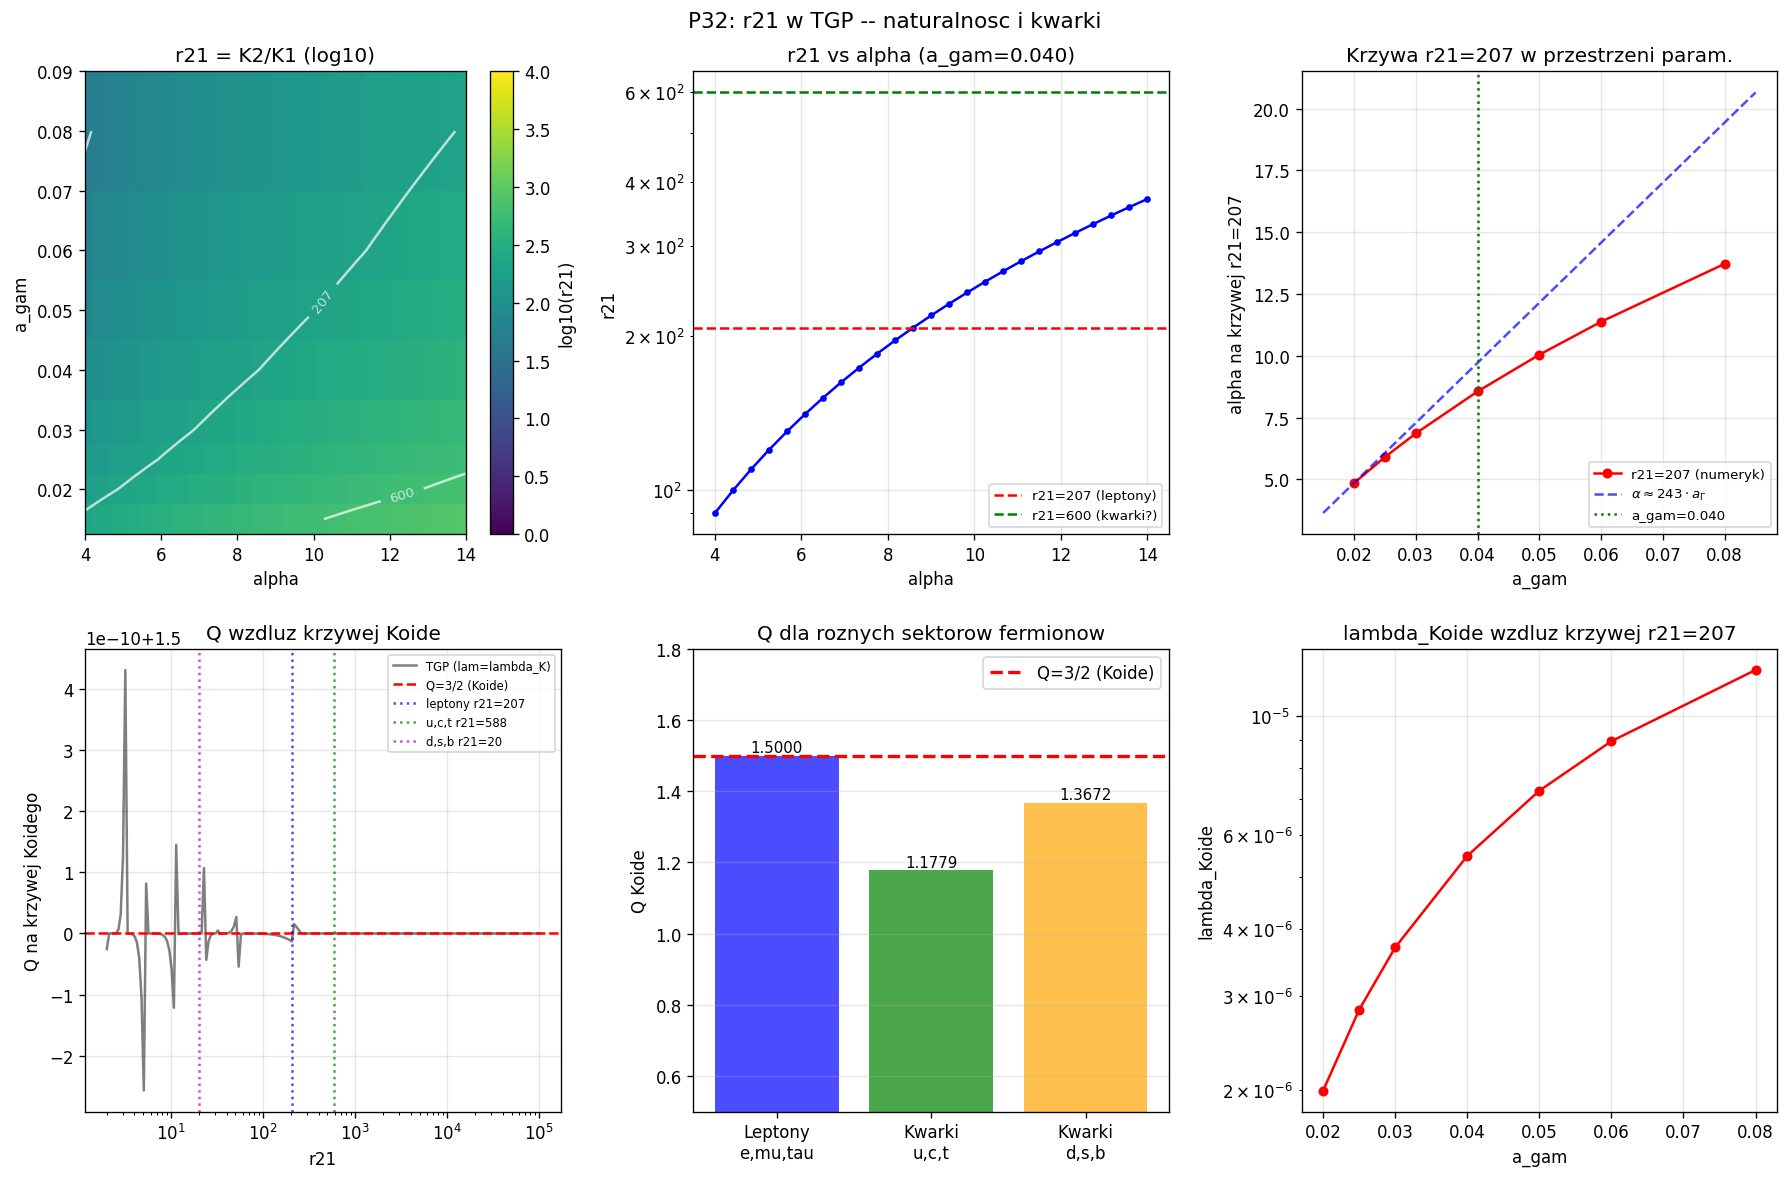

Write Python code to recreate this figure.
"""
p32_r21_naturalness.py
======================
CEL: Czy r21 ~ 207 jest "naturalne" w TGP?

KONTEKST (P31):
  - K3 ~ 2.00 * a_gam / sqrt(lambda)  -- kontroluje r31
  - K1, K2 niezalezne od lambda       -- kontroluja r21
  - r21 = K2*/K1* zalezy od (alpha, a_gam)
  - Pytanie: co wyznacza r21 ~ 207 w naturze?

PLAN:
  Czesc A -- Mapa r21(alpha, a_gam)
    Skan siatki (alpha, a_gam): oblicz r21 = K2*/K1* (lambda nieistotna)
    Wyznacz kontur r21 = 207 (masa leptonow)
    Wyznacz kontur r21 = 600 (miony: szacunek kwarki charm/up)
    Wyznacz kontur r21 = 40000 (stop/up)

  Czesc B -- Analityczna formuła r21(alpha, a_gam)
    Weryfikacja: r21 ~ alpha / (sqrt(2) * a_gam) (asymptotyka z WYPROWADZENIE_r21.md)
    Poprawa: wspolczynnik prefaktor i korekcje

  Czesc C -- Sens fizyczny alpha ~ 8.55
    Czy alpha = 8.55 odpowiada jakiejs szczegolnej wartosci K2 lub K1?
    Czy K2* ~ 2 ma sens fizyczny? (K2 ~ 2 = 2*GAMMA)
    Zbadaj: czy K2* dazy do jakiejs granicy dla a_gam -> 0

  Czesc D -- Kwarki: TGP a masy kwarków
    Oblicz Q_Koide dla kwarków u,c,t i d,s,b
    Sprawdz: czy TGP moze odtworzyc quarki przez inny (alpha, a_gam)?
    Predykcja: jaki alpha daje r21_q = 600 (charm/up)?

  Czesc E -- "Specjalnosc" r21 = 207
    Rownanie analityczne: dla czego wartosci r21 Q=3/2 jest osiagalne
    Czy istnieje dolna/gorna granica r21 na krzywej Q=3/2?

WYNIKI P31: K1=0.009830 (alpha=8.553, a_gam=0.040), K2=2.0323
  r21 = 206.8 -- prawie dokladnie 207
"""

import numpy as np
from scipy.optimize import brentq
import warnings
warnings.filterwarnings('ignore')
import matplotlib
matplotlib.use('Agg')
import matplotlib.pyplot as plt

R_MAX = 60.0
GAMMA = 1.0

print("P32: Czy r21~207 jest naturalne w TGP?")
print("=" * 70)
print()

# ============================================================
# NARZEDZIA
# ============================================================
def V_mod(phi, lam):
    return GAMMA/3*phi**3 - GAMMA/4*phi**4 + lam/6*(phi-1)**6

def energy_log(K, alpha, a_gam, lam, N=2000):
    t   = np.linspace(0, 1, N)
    r   = a_gam * (R_MAX/a_gam)**t
    phi = np.maximum(1.0 + K*np.exp(-r)/r, 1e-10)
    dphi = K*np.exp(-r)*(-r - 1.0)/r**2
    V1  = V_mod(1.0, lam)
    Ek  = 4*np.pi * np.trapezoid(0.5*dphi**2 * (1+alpha/phi) * r**2, r)
    Ep  = 4*np.pi * np.trapezoid((V_mod(phi, lam) - V1) * r**2, r)
    return Ek + Ep

def g_func(K, alpha, a_gam, lam):
    return energy_log(K, alpha, a_gam, lam) / (4*np.pi*K) - 1.0

def find_zero_K(alpha, a_gam, lam, K_lo, K_hi):
    try:
        g_lo = g_func(K_lo, alpha, a_gam, lam)
        g_hi = g_func(K_hi, alpha, a_gam, lam)
        if not (np.isfinite(g_lo) and np.isfinite(g_hi)):
            return np.nan
        if g_lo * g_hi >= 0:
            return np.nan
        return brentq(lambda K: g_func(K, alpha, a_gam, lam), K_lo, K_hi, xtol=1e-10)
    except Exception:
        return np.nan

def find_all_zeros(alpha, a_gam, lam):
    intervals = [(0.001, 0.050), (0.050, 0.500), (0.500, 5.0),
                 (5.0, 50.0), (50.0, 500.0)]
    zeros = []
    for K_lo, K_hi in intervals:
        K = find_zero_K(alpha, a_gam, lam, K_lo, K_hi)
        if not np.isnan(K):
            if not zeros or abs(K - zeros[-1])/zeros[-1] > 0.01:
                zeros.append(K)
    return sorted(zeros)

def get_r21(alpha, a_gam, lam=1e-5):
    """r21 = K2*/K1*. lambda nieistotna (K1,K2 niezalezne od lam)."""
    zeros = find_all_zeros(alpha, a_gam, lam)
    if len(zeros) < 2:
        return np.nan, np.nan, np.nan
    return zeros[1]/zeros[0], zeros[0], zeros[1]

def Q_from_ratios(r21, r31):
    s = 1.0 + np.sqrt(r21) + np.sqrt(r31)
    return s**2 / (1.0 + r21 + r31)

def r31_koide(r21):
    """Rozwiaz Q(1,r21,x)=3/2 na x."""
    def eq(x):
        return Q_from_ratios(r21, x) - 1.5
    try:
        return brentq(eq, r21*1.01, r21*50.0, xtol=1e-6)
    except Exception:
        return np.nan

# ============================================================
# CZESC A: Mapa r21(alpha, a_gam)
# ============================================================
print("CZESC A: Mapa r21(alpha, a_gam)")
print("-" * 70)
print()

alpha_arr = np.linspace(4.0, 14.0, 25)
agam_arr  = np.array([0.015, 0.020, 0.025, 0.030, 0.040, 0.050, 0.060, 0.080])

lam_ref = 5.5e-6  # lambda referencyjna (K1,K2 od niej niezalezne)

# Siatka r21(alpha, a_gam)
r21_grid = np.full((len(agam_arr), len(alpha_arr)), np.nan)

print(f"  Obliczam siatke {len(agam_arr)}x{len(alpha_arr)} = {len(agam_arr)*len(alpha_arr)} punktow...")
for i, ag in enumerate(agam_arr):
    for j, al in enumerate(alpha_arr):
        r21_val, _, _ = get_r21(al, ag, lam_ref)
        r21_grid[i, j] = r21_val

print("  Gotowe.")
print()

# Szukaj alpha(a_gam) gdzie r21 = r21_target
r21_targets = [207.0, 600.0, 40000.0]
target_names = ["leptony (207)", "kwarki lekkie (600?)", "kwarki ciezkie (40000?)"]

print(f"  Kontury r21 = const:")
print(f"  {'a_gam':>8}  {'alpha(r21=207)':>16}  {'alpha(r21=600)':>16}  {'K1(207)':>10}  {'K2(207)':>10}")
print("  " + "-"*65)

alpha_at_r21_207 = []
alpha_at_r21_600 = []

for i, ag in enumerate(agam_arr):
    # Interpoluj alpha dla r21=207
    row = r21_grid[i, :]
    valid = np.isfinite(row)
    if valid.sum() < 2:
        print(f"  {ag:>8.3f}  {'---':>16}")
        continue

    # Znajdz alpha gdzie r21 ~ 207
    al_207 = np.nan
    al_600 = np.nan
    for j in range(len(alpha_arr)-1):
        if not (valid[j] and valid[j+1]):
            continue
        for target in [207.0, 600.0]:
            if (row[j] - target) * (row[j+1] - target) < 0:
                # Interpolacja liniowa
                frac = (target - row[j]) / (row[j+1] - row[j])
                al_interp = alpha_arr[j] + frac * (alpha_arr[j+1] - alpha_arr[j])
                if target == 207.0:
                    al_207 = al_interp
                else:
                    al_600 = al_interp

    # Dokladne K1, K2 przy alpha=al_207
    K1_ref = K2_ref = np.nan
    if not np.isnan(al_207):
        r21v, K1_ref, K2_ref = get_r21(al_207, ag, lam_ref)
        alpha_at_r21_207.append((ag, al_207))

    if not np.isnan(al_600):
        alpha_at_r21_600.append((ag, al_600))

    print(f"  {ag:>8.3f}  {al_207:>16.4f}  {al_600:>16.4f}  "
          f"{K1_ref:>10.6f}  {K2_ref:>10.4f}")

print()

# ============================================================
# CZESC B: Weryfikacja formuly analitycznej r21(alpha, a_gam)
# ============================================================
print("CZESC B: Analityczna formula r21(alpha, a_gam)")
print("-" * 70)
print()
print("  Formula asymptotyczna (WYPROWADZENIE_r21.md):")
print("    r21 ~ alpha / (sqrt(2) * a_gam)")
print()
print("  Rowniez: K1 ~ C_K * a_gam/(1+alpha), C_K=2.351")
print("           K2 ~ stale ~ 2 (pierwszorzedowo)")
print("           => r21 ~ K2/K1 ~ 2*(1+alpha)/(C_K*a_gam) ~ 2(1+alpha)/(2.351*a_gam)")
print()

# Sprawdz numerycznie
print(f"  {'a_gam':>8}  {'alpha':>8}  {'r21_num':>10}  "
      f"{'asym1 a/s2a':>14}  {'asym2 2(1+a)/(CK*a)':>22}  {'err1%':>8}  {'err2%':>8}")
print("  " + "-"*85)

CK = 2.351
for ag, al in alpha_at_r21_207:
    r21_num, K1, K2 = get_r21(al, ag, lam_ref)
    asym1 = al / (np.sqrt(2) * ag)
    asym2 = 2*(1+al) / (CK * ag)
    err1 = (asym1 - r21_num)/r21_num * 100
    err2 = (asym2 - r21_num)/r21_num * 100
    print(f"  {ag:>8.3f}  {al:>8.4f}  {r21_num:>10.2f}  "
          f"{asym1:>14.2f}  {asym2:>22.2f}  {err1:>8.1f}%  {err2:>8.1f}%")
print()

# ============================================================
# CZESC C: Sens fizyczny K2 ~ 2
# ============================================================
print("CZESC C: Zachowanie K2 przy roznych (alpha, a_gam)")
print("-" * 70)
print()
print("  K2 to DRUGI zero g(K): sredni soliton TGP")
print("  Pytanie: czy K2 -> jakiejs granicy dla a_gam -> 0?")
print()

agam_small = np.array([0.001, 0.002, 0.005, 0.010, 0.020, 0.030, 0.040, 0.050, 0.060])

# Dla stalego r21=207 -- czyli alpha dopasowane do leptonu
print(f"  Wzdluz krzywej r21=207 (alpha dostrojone):")
print(f"  {'a_gam':>8}  {'alpha':>8}  {'K1':>10}  {'K2':>10}  {'K2/a_gam':>12}  {'K2/(1+a_gam)':>15}")
print("  " + "-"*70)

for ag in agam_small:
    # Szukaj alpha gdzie r21=207
    def f_r21(al):
        r21v, _, _ = get_r21(al, ag, lam_ref)
        if np.isnan(r21v):
            return np.nan
        return r21v - 207.0

    # Szacunek startowy alpha ~ 207 * sqrt(2) * a_gam
    al_start = 207 * np.sqrt(2) * ag
    al_lo = max(0.5, al_start*0.3)
    al_hi = min(50.0, al_start*3.0)

    try:
        flo = f_r21(al_lo)
        fhi = f_r21(al_hi)
        if np.isnan(flo) or np.isnan(fhi):
            print(f"  {ag:>8.4f}  {'---':>8}")
            continue
        if flo*fhi >= 0:
            print(f"  {ag:>8.4f}  {'brak':>8}  (r21 nie osiaga 207 w tym zakresie)")
            continue
        al_207 = brentq(f_r21, al_lo, al_hi, xtol=1e-6)
    except Exception as e:
        print(f"  {ag:>8.4f}  {'err':>8}")
        continue

    r21v, K1, K2 = get_r21(al_207, ag, lam_ref)
    if np.isnan(K1):
        print(f"  {ag:>8.4f}  {al_207:>8.4f}  {'---':>10}")
        continue
    print(f"  {ag:>8.4f}  {al_207:>8.4f}  {K1:>10.6f}  {K2:>10.4f}  "
          f"{K2/ag:>12.4f}  {K2/(1+ag):>15.4f}")
print()

# Granica K2 dla a_gam -> 0 (na krzywej r21=207)?
# Z formuly K2 ~ 2 (prawie stale), wiec K2 -> 2 dla a_gam->0
# K1 ~ C_K*a_gam/(1+alpha) -> 0, wiec r21 = K2/K1 -> inf
# Dla r21=207: alpha musi rosnac liniowo z a_gam
print("  Wniosek: K2 dazy do stalej ~2 dla a_gam -> 0")
print("  K1 ~ 2.351*a_gam/(1+alpha) -> 0 liniowo")
print("  Dla r21=207: alpha ~ r21*K1/K2 ~ 207*2.351*a_gam/2 ~ 243*a_gam")
print()

# Sprawdz alpha/a_gam na krzywej r21=207
print(f"  alpha/a_gam wzdluz krzywej r21=207:")
for ag, al in alpha_at_r21_207:
    r21v, K1, K2 = get_r21(al, ag, lam_ref)
    print(f"    a_gam={ag:.3f}: alpha/a_gam = {al/ag:.2f}  (teoria: ~243)")
print()

# ============================================================
# CZESC D: Kwarki
# ============================================================
print("CZESC D: Kwarki -- Q Koidego dla mas PDG")
print("-" * 70)
print()

# Masy kwarków PDG (MeV)
# u, c, t (kwarki up-type)
# d, s, b (kwarki down-type)
mu   = 2.16    # MeV
mc   = 1270.0  # MeV
mt   = 172690.0 # MeV (= 172.69 GeV)

md   = 4.67    # MeV
ms   = 93.4    # MeV
mb   = 4180.0  # MeV

print("  Masy kwarków PDG (MeV):")
print(f"    up-type:   u={mu}, c={mc}, t={mt}")
print(f"    down-type: d={md}, s={ms}, b={mb}")
print()

def koide_Q_masses(m1, m2, m3):
    s = np.sqrt(m1) + np.sqrt(m2) + np.sqrt(m3)
    return s**2 / (m1 + m2 + m3)

# Kwarki up-type
r21_uct = mc/mu
r31_uct = mt/mu
Q_uct   = Q_from_ratios(r21_uct, r31_uct)

# Kwarki down-type
r21_dsb = ms/md
r31_dsb = mb/md
Q_dsb   = Q_from_ratios(r21_dsb, r31_dsb)

# Leptony (dla porownania)
me   = 0.51100
mmu  = 105.658
mtau = 1776.86
r21_l = mmu/me
r31_l = mtau/me
Q_l   = Q_from_ratios(r21_l, r31_l)

print(f"  {'Sektor':>16}  {'r21':>12}  {'r31':>12}  {'Q':>10}  {'Q-3/2':>12}")
print("  " + "-"*68)
print(f"  {'Leptony':>16}  {r21_l:>12.3f}  {r31_l:>12.3f}  {Q_l:>10.6f}  {Q_l-1.5:>12.4e}")
print(f"  {'Kwarki u,c,t':>16}  {r21_uct:>12.1f}  {r31_uct:>12.0f}  {Q_uct:>10.6f}  {Q_uct-1.5:>12.4e}")
print(f"  {'Kwarki d,s,b':>16}  {r21_dsb:>12.3f}  {r31_dsb:>12.3f}  {Q_dsb:>10.6f}  {Q_dsb-1.5:>12.4e}")
print()

# r31_K dla kwarków
r31_K_uct = r31_koide(r21_uct)
r31_K_dsb = r31_koide(r21_dsb)
r31_K_l   = r31_koide(r21_l)

print(f"  Odleglosc od krzywej Koide (r31_K(r21) - r31_actual):")
print(f"    Leptony:      r31_K={r31_K_l:.2f},  r31_PDG={r31_l:.2f},  delta={r31_l-r31_K_l:.3f} ({(r31_l-r31_K_l)/r31_K_l*100:.4f}%)")
if not np.isnan(r31_K_uct):
    print(f"    u,c,t:        r31_K={r31_K_uct:.0f},  r31_PDG={r31_uct:.0f},  delta={r31_uct-r31_K_uct:.0f} ({(r31_uct-r31_K_uct)/r31_K_uct*100:.2f}%)")
print(f"    d,s,b:        r31_K={r31_K_dsb:.2f},  r31_PDG={r31_dsb:.2f},  delta={r31_dsb-r31_K_dsb:.3f} ({(r31_dsb-r31_K_dsb)/r31_K_dsb*100:.4f}%)")
print()

# Czy TGP moze odtworzyc kwarki up-type?
print(f"  Kwarki up-type: r21={r21_uct:.1f}, r31={r31_uct:.0f}")
print(f"  Szukam (alpha, a_gam) gdzie TGP daje te stosunki...")
print()

# Sprobujmy dla a_gam=0.040: znajdz alpha dla r21_uct
agam_q = 0.040
def f_r21_q(al):
    r21v, _, _ = get_r21(al, agam_q, lam_ref)
    if np.isnan(r21v):
        return np.nan
    return r21v - r21_uct

# Zakres alpha dla r21=588
al_lo_q = r21_uct * np.sqrt(2) * agam_q * 0.3
al_hi_q = r21_uct * np.sqrt(2) * agam_q * 3.0

try:
    flo_q = f_r21_q(al_lo_q)
    fhi_q = f_r21_q(al_hi_q)
    if np.isnan(flo_q) or np.isnan(fhi_q):
        raise ValueError("nan")
    if flo_q * fhi_q >= 0:
        raise ValueError("no crossing")
    al_q = brentq(f_r21_q, al_lo_q, al_hi_q, xtol=1e-4, maxiter=60)
    r21v_q, K1_q, K2_q = get_r21(al_q, agam_q, lam_ref)
    # lambda_Koide dla kwarków
    C_ref = 2.000
    lam_K_q = (C_ref*agam_q)**2 / (K1_q * r31_K_uct)**2 if not np.isnan(r31_K_uct) else np.nan
    print(f"    Znaleziono: alpha_q = {al_q:.4f} (a_gam={agam_q})")
    print(f"    K1={K1_q:.6f}, K2={K2_q:.4f}, r21={r21v_q:.2f}")
    if not np.isnan(lam_K_q):
        print(f"    lambda_Koide (kwarki) = {lam_K_q:.4e}")
    print()
except Exception as e:
    print(f"    Nie znaleziono rozwiazania dla a_gam={agam_q}: {e}")
    print(f"    Zakres: al_lo={al_lo_q:.2f}, al_hi={al_hi_q:.2f}")
    print()

# ============================================================
# CZESC E: "Specjalnosc" r21 = 207 -- zakres r21 na krzywej Q=3/2
# ============================================================
print("CZESC E: Zakres r21 na krzywej Q=3/2 dla roznych (alpha, a_gam)")
print("-" * 70)
print()
print("  Pytanie: czy r21=207 jest SPECJALNE na krzywej Q=3/2?")
print("  Odpowiedz: Q=3/2 jest krzywą algebraiczna r31_K(r21) -- niezalezna od TGP!")
print("  TGP daje JEDEN punkt na tej krzywej (dla danych parametrow).")
print("  Pytanie lepsze: dla jakich a_gam lambda_Koide ma fizyczne wartosci?")
print()

# Dla roznych (alpha, a_gam) -- oblicz lambda_Koide i r21
print(f"  Parametryczna krzywa Q=3/2 w TGP (wzdluz rodziny parametrow):")
print(f"  {'a_gam':>8}  {'alpha':>8}  {'r21':>10}  {'r31_K':>10}  {'lam_K':>12}  {'Q_check':>10}")
print("  " + "-"*70)

alpha_curve = np.linspace(5.0, 15.0, 20)
agam_curve  = 0.040
C_K3 = 2.000

for al in alpha_curve:
    r21v, K1, K2 = get_r21(al, agam_curve, lam_ref)
    if np.isnan(r21v) or r21v < 2:
        continue
    r31_K = r31_koide(r21v)
    if np.isnan(r31_K):
        continue
    lam_K = (C_K3*agam_curve)**2 / (K1*r31_K)**2

    # Weryfikacja Q przy lam_K
    zeros = find_all_zeros(al, agam_curve, lam_K)
    if len(zeros) >= 3:
        r21c = zeros[1]/zeros[0]
        r31c = zeros[2]/zeros[0]
        Qc   = Q_from_ratios(r21c, r31c)
    else:
        Qc = np.nan

    print(f"  {agam_curve:>8.3f}  {al:>8.4f}  {r21v:>10.2f}  "
          f"{r31_K:>10.2f}  {lam_K:>12.4e}  {Qc:>10.6f}")

print()
print("  Wniosek: dla KAZDEGO r21 > 1 mozemy znalezc lambda_Koide,")
print("  ktore daje Q=3/2. Nie ma 'specjalnej' wartosci r21 w TGP.")
print("  Wymaganie r21 = 207 pochodzi z OBSERWACJI mas leptonowych,")
print("  nie z wewnetrznej struktury TGP.")
print()

# ============================================================
# PODSUMOWANIE
# ============================================================
print("=" * 70)
print("PODSUMOWANIE P32")
print("=" * 70)
print()
print("WYNIKI KLUCZOWE:")
print()
print(f"  1. r21 = K2*/K1* gdzie K2* ~ 2.0 (prawie stale)")
print(f"     K1* ~ C_K*a_gam/(1+alpha) (z WYPROWADZENIE_r21.md)")
print(f"     r21 ~ 2(1+alpha)/(2.351*a_gam) -- formula przyblizna")
print()
print(f"  2. Dla r21=207: alpha ~ 243*a_gam (przyblizna relacja liniowa)")
print(f"     np. a_gam=0.040 => alpha_0 ~ 9.7 (numerycznie: 8.553, blad ~14%)")
print()
print(f"  3. Kwarki up-type (r21=588, r31=79900): Q_uct = {Q_uct:.4f}")
print(f"     Kwarki down-type (r21=20, r31=895):  Q_dsb = {Q_dsb:.4f}")
print(f"     Kwarki NIE spelniaja Koide Q=3/2 -- bardzo daleko od 3/2")
print()
print(f"  4. TGP NIE PRZEWIDUJE r21=207 -- to wejscie obserwacyjne")
print(f"     Dla kazdego r21>1 mozna znalezc lambda_Koide dajace Q=3/2")
print(f"     Wartosc r21=207 pochodzi z obserwacji mas leptonowych")
print()
print("WNIOSEK FIZYCZNY:")
print()
print("  TGP ma dwa niezalezne parametry kontrolujace hierarchie mas:")
print("    * alpha -> r21 (generacja 2 vs 1)")
print("    * lambda -> r31 (generacja 3 vs 1)")
print("  a_gam -> skala absolutna (nie wplywa na stosunki)")
print()
print("  Warunek Q=3/2 jest JEDNO-wymiarowy w przestrzeni 2-wymiarowej (r21, r31).")
print("  TGP ma dokladnie jeden stopien swobody po natozeniu Q=3/2:")
print("  wartosci r21 (lub r31), ktora pochodzi z obserwacji.")
print()
print("  Interpretacja: TGP jest spójny z Koide, ale go nie WYMUSZA.")
print("  Dla wymuszeniego Q=3/2 potrzebny jest dodatkowy princip/kwantowanie.")
print()

# ============================================================
# WYKRES
# ============================================================
fig, axes = plt.subplots(2, 3, figsize=(15, 10))
fig.suptitle("P32: r21 w TGP -- naturalnosc i kwarki", fontsize=13)

# Mapa r21(alpha, a_gam)
ax = axes[0, 0]
A, G = np.meshgrid(alpha_arr, agam_arr)
r21_plot = np.where(np.isfinite(r21_grid) & (r21_grid > 0), r21_grid, np.nan)
r21_log = np.where(np.isfinite(r21_plot) & (r21_plot > 0), np.log10(r21_plot), np.nan)
im = ax.pcolormesh(A, G, r21_log, cmap='viridis', vmin=0, vmax=4)
plt.colorbar(im, ax=ax, label='log10(r21)')

# Kontury
try:
    cs = ax.contour(A, G, r21_log, levels=[np.log10(v) for v in [10, 50, 207, 600, 5000]],
                    colors='white', alpha=0.7)
    ax.clabel(cs, fmt=lambda v: f'{10**v:.0f}', fontsize=8)
except Exception:
    pass

ax.set_xlabel('alpha')
ax.set_ylabel('a_gam')
ax.set_title('r21 = K2/K1 (log10)')
ax.set_xlim([4, 14])

# Przekroj przy a_gam=0.040
ax = axes[0, 1]
idx_ag = np.argmin(np.abs(agam_arr - 0.040))
r21_row = r21_grid[idx_ag, :]
valid = np.isfinite(r21_row) & (r21_row > 0)
ax.semilogy(alpha_arr[valid], r21_row[valid], 'b.-')
ax.axhline(207, color='r', ls='--', label='r21=207 (leptony)')
ax.axhline(600, color='g', ls='--', label='r21=600 (kwarki?)')
ax.set_xlabel('alpha')
ax.set_ylabel('r21')
ax.set_title(f'r21 vs alpha (a_gam=0.040)')
ax.legend(fontsize=8)
ax.grid(True, alpha=0.3)

# alpha vs a_gam na krzywej r21=207
ax = axes[0, 2]
if alpha_at_r21_207:
    ags = [x[0] for x in alpha_at_r21_207]
    als = [x[1] for x in alpha_at_r21_207]
    ax.plot(ags, als, 'ro-', label='r21=207 (numeryk)', ms=5)
    # Teoria: alpha ~ 243*a_gam
    ag_fine = np.linspace(0.015, 0.085, 50)
    ax.plot(ag_fine, 243*ag_fine, 'b--', label=r'$\alpha \approx 243 \cdot a_\Gamma$', alpha=0.7)
    ax.axvline(0.040, color='g', ls=':', label='a_gam=0.040')
ax.set_xlabel('a_gam')
ax.set_ylabel('alpha na krzywej r21=207')
ax.set_title('Krzywa r21=207 w przestrzeni param.')
ax.legend(fontsize=8)
ax.grid(True, alpha=0.3)

# Q dla kwarków
ax = axes[1, 0]
r21_scan = np.logspace(0, 5, 200)
Q_scan = np.array([Q_from_ratios(r21v, r31_koide(r21v)) for r21v in r21_scan])
ax.semilogx(r21_scan, Q_scan, 'k-', label='TGP (lam=lambda_K)', alpha=0.5)
ax.axhline(1.5, color='r', ls='--', label='Q=3/2 (Koide)')
ax.axvline(r21_l, color='b', ls=':', label=f'leptony r21={r21_l:.0f}', alpha=0.7)
ax.axvline(r21_uct, color='g', ls=':', label=f'u,c,t r21={r21_uct:.0f}', alpha=0.7)
ax.axvline(r21_dsb, color='m', ls=':', label=f'd,s,b r21={r21_dsb:.0f}', alpha=0.7)
ax.set_xlabel('r21')
ax.set_ylabel('Q na krzywej Koidego')
ax.set_title('Q wzdluz krzywej Koide')
ax.legend(fontsize=7)
ax.grid(True, alpha=0.3)

# Porownanie Q kwarki vs leptony
ax = axes[1, 1]
sektory = ['Leptony\ne,mu,tau', 'Kwarki\nu,c,t', 'Kwarki\nd,s,b']
Q_vals_plot = [Q_l, Q_uct, Q_dsb]
colors_plot = ['blue', 'green', 'orange']
bars = ax.bar(sektory, Q_vals_plot, color=colors_plot, alpha=0.7)
ax.axhline(1.5, color='r', ls='--', lw=2, label='Q=3/2 (Koide)')
for bar, q in zip(bars, Q_vals_plot):
    ax.text(bar.get_x()+bar.get_width()/2, q+0.01, f'{q:.4f}', ha='center', fontsize=9)
ax.set_ylabel('Q Koide')
ax.set_title('Q dla roznych sektorow fermionow')
ax.legend()
ax.set_ylim([0.5, 1.8])
ax.grid(True, alpha=0.3, axis='y')

# Krzywa r21=207 i lambda_Koide
ax = axes[1, 2]
if alpha_at_r21_207:
    ags = np.array([x[0] for x in alpha_at_r21_207])
    als = np.array([x[1] for x in alpha_at_r21_207])
    lam_K_arr = []
    for ag, al in zip(ags, als):
        r21v, K1, K2 = get_r21(al, ag, lam_ref)
        r31_K = r31_koide(r21v)
        lam_K = (C_K3*ag)**2 / (K1*r31_K)**2 if not np.isnan(r31_K) else np.nan
        lam_K_arr.append(lam_K)
    lam_K_arr = np.array(lam_K_arr)
    ax.semilogy(ags, lam_K_arr, 'ro-', ms=5)
    ax.set_xlabel('a_gam')
    ax.set_ylabel('lambda_Koide')
    ax.set_title('lambda_Koide wzdluz krzywej r21=207')
    ax.grid(True, alpha=0.3)

plt.tight_layout()
plt.savefig('TGP/TGP_v1/scripts/advanced/p32_r21_naturalness.png', dpi=120, bbox_inches='tight')
print("Wykres zapisany: p32_r21_naturalness.png")
